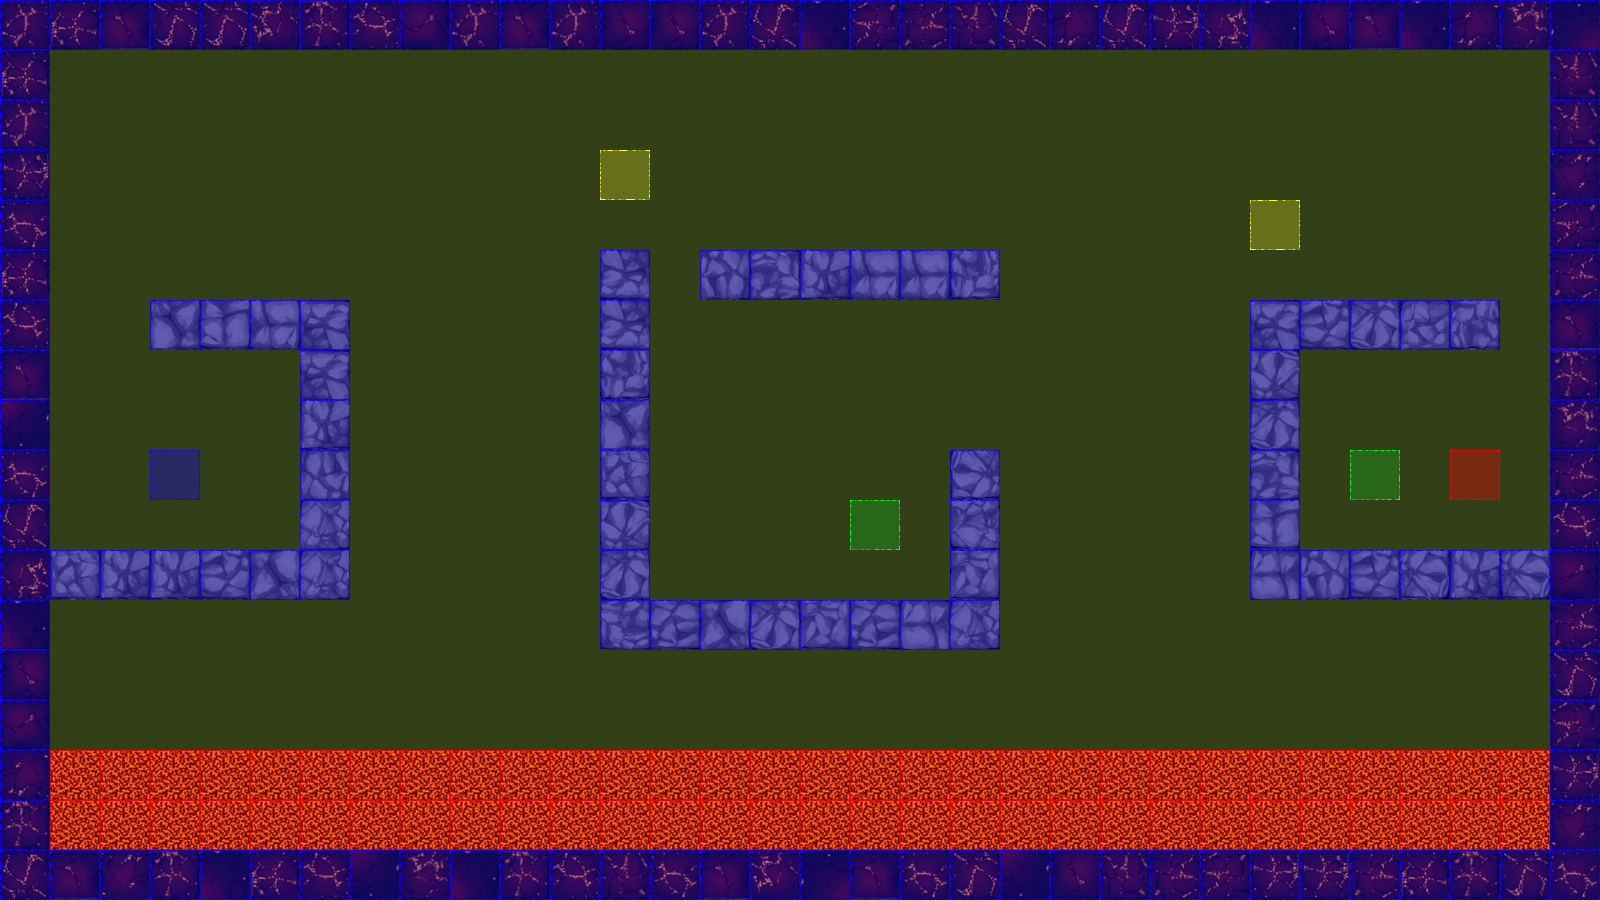

A level layout from a 2D game, rendered from its tile map. Below: a short description, then the map file with tile-grid data replaced by summaries:
An orthogonal 32x18 tile map with 50x50 px tiles, 3 tile layers (terrain, collision, event), 2 tilesets.

<map version="1.0" orientation="orthogonal" renderorder="left-up" width="32" height="18" tilewidth="50" tileheight="50" nextobjectid="3">
 <tileset firstgid="1" name="dungeonTile.png" tilewidth="50" tileheight="50" tilecount="64" columns="8">
  <image source="tiles/dungeonTile.png" width="400" height="400" />
 </tileset>
 <tileset firstgid="65" name="collisionTile" tilewidth="50" tileheight="50" tilecount="12" columns="3">
  <image source="tiles/collisionTile.png" width="150" height="200" />
 </tileset>
 <layer name="terrain" width="32" height="18">
  <data>[576 cells, 209 non-empty, 51 distinct tile ids]</data>
 </layer>
 <layer name="collision" width="32" height="18">
  <data>[576 cells, 576 non-empty, 3 distinct tile ids]</data>
 </layer>
 <layer name="event" width="32" height="18">
  <data>[576 cells, 6 non-empty, 4 distinct tile ids]</data>
 </layer>
</map>
